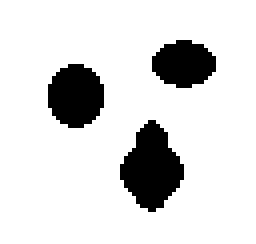
%> input picture CV Model（Li）/CV/three.bmp, 64 x 61 px (shown 4 times larger)
$ octave Demo_CV.m   (GNU Octave 9; MATLAB toolbox functions it lacks are replaced by stand-ins)
%> lines starting %> are read from the running program, lines starting %| are printed output that depends on the picture; in (x1, y1, x2, y2) boxes, pixels count from 0 and x2, y2 are one past the last pixel; in counts of white or black regions, pixels touching at a corner belong together; the program's own positions count from 1
### CV Model（Li）/CV/EVOL_CV.m
function phi = EVOL_CV(I, phi0, nu, lambda_1, lambda_2, timestep, epsilon, numIter);
%   This function updates the level set function according to the CV model
%   input:
%       I: input image
%       phi0: level set function to be updated
%       mu: weight for length term
%       nu: weight for area term, default value 0
%       lambda_1:  weight for c1 fitting term
%       lambda_2:  weight for c2 fitting term
%       muP: weight for level set regularization term
%       timestep: time step
%       epsilon: parameter for computing smooth Heaviside and dirac function
%       numIter: number of iterations
%   output:
%       phi: updated level set function
%
%   created on 04/26/2004
%   Author: Chunming Li, all right reserved
%   email: li_chunming@hotmail.com
%   URL:   http://www.engr.uconn.edu/~cmli/research/

phi=phi0;
for k=1:numIter
    phi=NeumannBoundCond(phi);
    diracPhi=Delta(phi,epsilon);
    Hphi=Heaviside(phi, epsilon);
    kappa = CURVATURE(phi,'cc');
    [C1,C2]=binaryfit(I,Hphi);
    % updating the phi function
    phi=phi+timestep*(diracPhi.*(nu-lambda_1*(I-C1).^2+lambda_2*(I-C2).^2));
end


function H = Heaviside(phi,epsilon)
H = 0.5*(1+ (2/pi)*atan(phi./epsilon));

function Delta_h = Delta(phi, epsilon)
Delta_h=(epsilon/pi)./(epsilon^2+ phi.^2);

% [7 lines left out: function NeumannBoundCond, not called in this run]

### CV Model（Li）/CV/sdf2circle.m
function f = sdf2circle(nrow,ncol, ic,jc,r)
%   sdf2circle(nrow,ncol, ic,jc,r) computes the signed distance to a circle
%   input:
%       nrow: number of rows
%       ncol: number of columns
%       (ic,jc): center of the circle
%       r: radius of the circle
%   output:
%       f: signed distance to the circle
%
%   created on 04/26/2004
%   author: Chunming Li
%   email: li_chunming@hotmail.com
%   Copyright (c) 2004-2006 by Chunming Li


[X,Y] = meshgrid(1:ncol, 1:nrow);

f = sqrt((X-jc).^2+(Y-ic).^2)-r;

%f=sdf2circle(100,50,51,25,10);figure;imagesc(f)

### CV Model（Li）/CV/Demo_CV.m
%   Matlad code implementing Chan-Vese model in the paper 'Active Contours Without Edges'
%   Author: Chunming Li, all right reserved
%   email: li_chunming@hotmail.com
%   URL:   http://www.engr.uconn.edu/~cmli

clear all;
close all;
Img=imread('three.bmp');
%> Img is the input picture: size 61x64x3 uint8; values 128 (black) and 192 (white), 85.9% white; 3 black regions, box (x1, y1, x2, y2) and area: (30, 30, 46, 53) 231, (12, 16, 26, 32) 176, (38, 10, 54, 22) 144
% Img=imread('vessel3.bmp'); % Note: this an example of images with intensity inhomogeneity.
                             % CV model does not work for this image.
Img=double(Img(:,:,1));

% get the size
[nrow,ncol] =size(Img);
%> nrow = 61; ncol = 64

ic=nrow/2;
%> ic = 30.5
jc=ncol/2;
%> jc = 32
r=20;
initialLSF = sdf2circle(nrow,ncol,ic,jc,r);
u=initialLSF;


numIter = 150;
timestep = 0.1;
lambda_1=1;
lambda_2=1;
h = 1;
epsilon=1;
nu = 0.001*255*255;  % tune this parameter for different images

figure;
imagesc(Img,[0 255]);colormap(gray)
hold on;
contour(u,[0 0],'r');


% start level set evolution
for k=1:numIter
    u=EVOL_CV(Img, u, nu, lambda_1, lambda_2, timestep, epsilon, 1);   % update level set function
    if mod(k,10)==0
        pause(.1);
        imagesc(Img,[0 255]);colormap(gray)
        hold on;
        contour(u,[0 0],'r');
        hold off;
    end
end;
%> this loop made 150 passes
%> pass 1, `u=EVOL_CV(Img, u, nu, lambda_1, lambda_2, timestep, epsilon, 1);`:
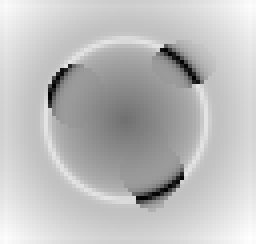
%> u: size 61x64 double (shown 4 times larger); min -53.46, max 22.82, mean 3.5; drawn with min black and max white
%> pass 2, `u=EVOL_CV(Img, u, nu, lambda_1, lambda_2, timestep, epsilon, 1);`:
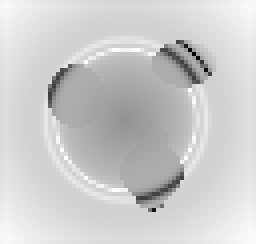
%> u: size 61x64 double (shown 4 times larger); min -78.99, max 24.23, mean 3.9; drawn with min black and max white
%> after the loop:
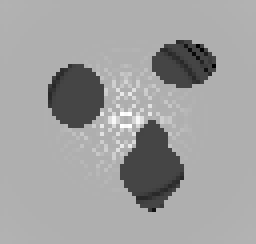
%> u: size 61x64 double (shown 4 times larger); min -87.83, max 92.83, mean 26.5; drawn with min black and max white
%> after the loop:
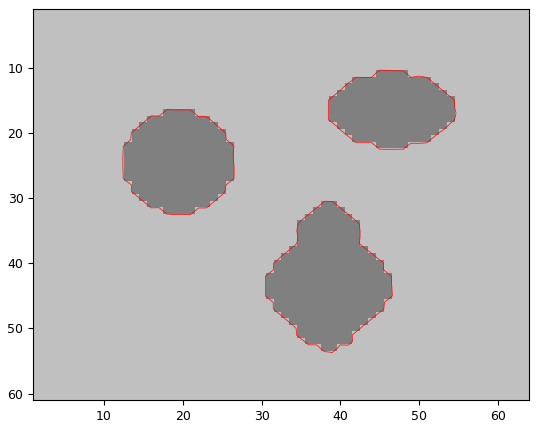
%> figure redrawn from the program's plot data
